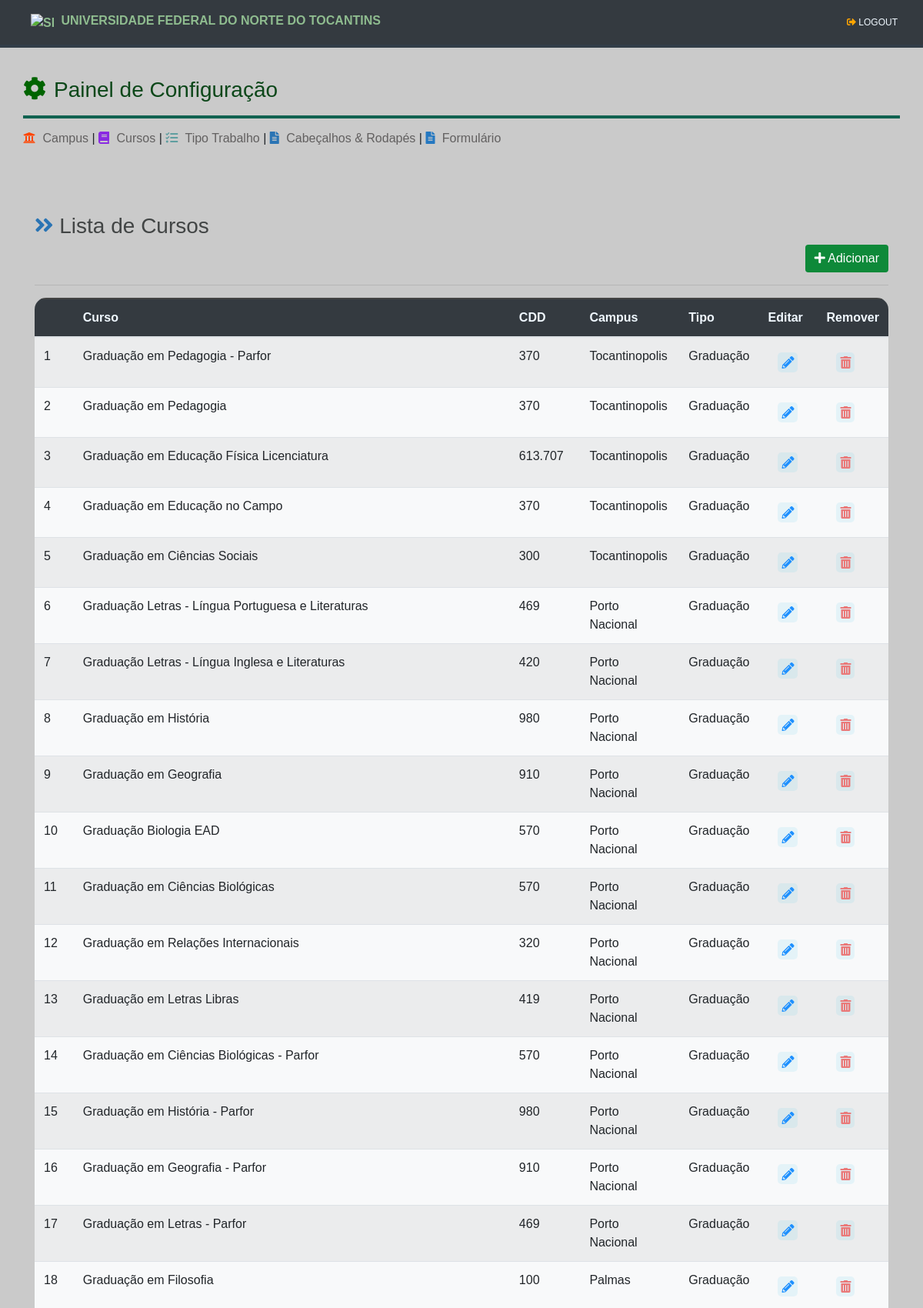
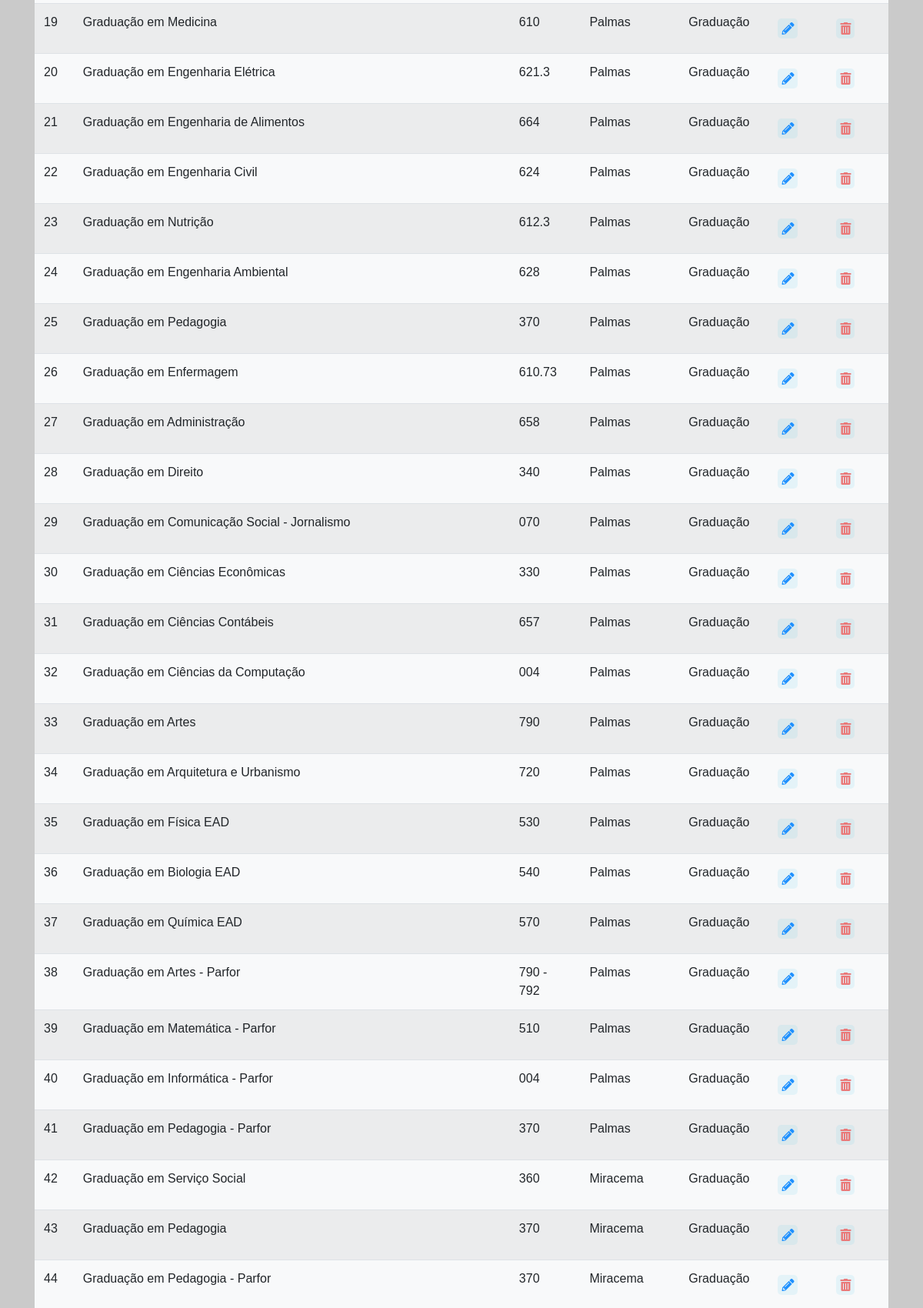
Screenshot of /cursos/ (signed in, upper part) with the database file from the repository (2 pictures, top to bottom).
### tables this page shows
CREATE TABLE curso (
                id INTEGER PRIMARY KEY AUTOINCREMENT,
                nome TEXT NOT NULL,
                cdd TEXT NOT NULL,
                campus_id INTEGER,
                tipo TEXT NOT NULL,
                ativo INTEGER DEFAULT 1,
                FOREIGN KEY (campus_id) REFERENCES campus(id) ON DELETE CASCADE       
                
            );

### routes/curso_routes.py (the view)
@curso_routes.route('/', methods=['GET', 'POST'])
@login_required
def curso_listar():
    cursos = CursoModel.get_all()
    campus = CampusModel.get_all()
    return render_template('cursos_view.html', cursos=cursos, campus=campus)

### app.py (called while the page is built)
@login_manager.user_loader
def load_user(user_id):
    return UserModel.get_user_by_id(user_id)

### data/conexao.py (called while the page is built)
def get_conexao():
    conexao = sqlite3.connect('data/gfc.db')
    return conexao

### models/base_model.py (called while the page is built)
    @classmethod
    def get_all(cls):
        if not cls.tabela:
            raise ValueError("Nome da tabela não especificado na classe derivada.")
        con = get_conexao()
        cursor = con.cursor()
        query = f'SELECT * FROM {cls.tabela}'
        cursor.execute(query)
        colunas = [coluna[0] for coluna in cursor.description]
        objetos = [cls(**dict(zip(colunas, row))) for row in cursor.fetchall()]
        con.close()
        return objetos

    @classmethod
    def get_by_id(cls, obj_id):
        if not cls.tabela:
            raise ValueError("Nome da tabela não especificado na classe derivada.")
        con = get_conexao()
        cursor = con.cursor()
        query = f'SELECT * FROM {cls.tabela} WHERE id=?'
        cursor.execute(query, (obj_id,))
        colunas = [coluna[0] for coluna in cursor.description]
        row = cursor.fetchone()
        if row:
            objeto = cls(**dict(zip(colunas, row)))
        else:
            objeto = None
        con.close()
        return objeto

### models/campus_model.py (called while the page is built)
    def __str__(self) -> str:
        return self.nome

### models/curso_model.py (called while the page is built)
    def get_campus(self):
        if self.campus_id is not None:
            return CampusModel.get_by_id(self.campus_id)
        else:
            return None

### models/user_model.py (called while the page is built)
    @staticmethod
    def get_user_by_id(user_id: int):
        con = get_conexao()
        cursor = con.cursor()
        query = 'SELECT * FROM user WHERE id=?'
        cursor.execute(query, (user_id,))
        row = cursor.fetchone()
        if row:
            user = UserModel(
                id=row[0],
                username=row[1],
                password=row[2],
                ativo=row[3],
            )
            con.close()
            return user
        else:
            con.close()
            return None

    @property
    def is_authenticated(self):
        return True if self.id is not None else False

### templates/cursos_view.html (shortened to what this page needs)
{% extends "base.html" %}
  {% block head %}
      <link rel="stylesheet" href="/static/assets/css/views/view.css" type="text/css">
  {% endblock %}
  {% block content %}
    {% include "componentes/_menu_conf.html" %}
  <div class="container">
    <div class="container">
      <div class="row">
        <h3><i class="fas fa-angle-double-right" style="color: rgb(42, 116, 180);"></i> Lista de Cursos</h3>
      </div>
      <div class="row" style="display: flex; justify-content: flex-end;">
        <button type="button" class="btn btn-primary" data-toggle="modal" data-target="#cursoModal" onclick="openModal()">
            <i class="fas fa-plus"></i> Adicionar
        </button>
      </div>
      </div>
      <hr>
      <div style="border-radius:15px; overflow: auto; padding: 0px; background-color:rgb(67, 67, 67); ">
        <table class="table table-striped bg-light" style="margin-top: 0px; padding:0px; border-top:2px solid rgb(67, 67, 67); ">
          <thead class="bg-dark" style="color: aliceblue;">
              <tr>
                  <th></th>
                  <th>Curso</th>
                  <th>CDD</th>
                  <th>Campus</th>
                  <th>Tipo</th>
                  <th>Editar</th>
                  <th>Remover</th>
              </tr>
          </thead>
          <tbody>
              {% for obj in cursos %}
                  <tr id="tr{{ obj.id }}">
                      <td>{{ loop.index }}</td>
                      <td>{{ obj.nome }}</td>
                      <td>{{ obj.cdd }}</td>
                      <td>{{ obj.get_campus() }}</td>
                      <td>{{ obj.tipo }}</td>
                      <td>
                          <a href="#">
                            <button type="button" class="btn" onclick='abrirModalEditar("{{ obj.id }}")'>
                                <i class="fas fa-pencil-alt icon" title="editar"></i>
                            </button>
                        </a>
                      </td>
                      <td>
                        <a href="#">
                          <button type="button" class="btn" onclick='abrirModalRemover("{{ obj.id }}", "{{ obj.nome }}");'>
                            <i class="fas fa-trash-alt icon-red"></i>
                          </button>
                      </a>
                      </td>
                  </tr>
              {% endfor %}
          </tbody>
      </table>
      </div>
  </div>
  {% endblock %}

### static/assets/css/main.css (style rules this page uses)
body { background-color: #cacaca; font-family:'Trebuchet MS', 'Lucida Sans Unicode', 'Lucida Grande', 'Lucida Sans', Arial, sans-serif, Tahoma, Geneva, Verdana, sans-serif; font-weight: 500; }
.container a { text-decoration: none; color: darkslategrey; }
.container { margin-top: 80px; margin-bottom: 0; }
button.btn-primary { background-color: #0e8939; border: 1px solid #034f03; text-align: center; border: #656765; }

### static/assets/css/views/view.css (style rules this page uses)
.container h3 { color:rgb(66, 69, 69); }
.icon { background-color: rgba(55, 192, 238, 0.1); border-radius: 5px; padding: 5px; color: dodgerblue; transition: 0.4s; }
.icon-red { background-color: rgba(55, 192, 238, 0.1); border-radius: 5px; padding: 5px; color: rgb(234, 121, 121); transition: 0.4s; }
table { overflow-x: auto; }

### rows the page displays
curso: nome "Graduação em Pedagogia - Parfor", cdd "370", get_campus "Tocantinopolis", tipo "Graduação"
curso: nome "Graduação em Pedagogia", cdd "370", get_campus "Tocantinopolis", tipo "Graduação"
curso: nome "Graduação em Educação Física Licenciatura", cdd "613.707", get_campus "Tocantinopolis", tipo "Graduação"
curso: nome "Graduação em Educação no Campo", cdd "370", get_campus "Tocantinopolis", tipo "Graduação"
curso: nome "Graduação em Ciências Sociais", cdd "300", get_campus "Tocantinopolis", tipo "Graduação"
curso: nome "Graduação Letras - Língua Portuguesa e Literaturas", cdd "469", get_campus "Porto Nacional", tipo "Graduação"
curso: nome "Graduação Letras - Língua Inglesa e Literaturas", cdd "420", get_campus "Porto Nacional", tipo "Graduação"
curso: nome "Graduação em História", cdd "980", get_campus "Porto Nacional", tipo "Graduação"
curso: nome "Graduação em Geografia", cdd "910", get_campus "Porto Nacional", tipo "Graduação"
curso: nome "Graduação Biologia EAD", cdd "570", get_campus "Porto Nacional", tipo "Graduação"
curso: nome "Graduação em Ciências Biológicas", cdd "570", get_campus "Porto Nacional", tipo "Graduação"
curso: nome "Graduação em Relações Internacionais", cdd "320", get_campus "Porto Nacional", tipo "Graduação"
curso: nome "Graduação em Letras Libras", cdd "419", get_campus "Porto Nacional", tipo "Graduação"
curso: nome "Graduação em Ciências Biológicas - Parfor", cdd "570", get_campus "Porto Nacional", tipo "Graduação"
curso: nome "Graduação em História - Parfor", cdd "980", get_campus "Porto Nacional", tipo "Graduação"
curso: nome "Graduação em Geografia - Parfor", cdd "910", get_campus "Porto Nacional", tipo "Graduação"
curso: nome "Graduação em Letras - Parfor", cdd "469", get_campus "Porto Nacional", tipo "Graduação"
curso: nome "Graduação em Filosofia", cdd "100", get_campus "Palmas", tipo "Graduação"
curso: nome "Graduação em Medicina", cdd "610", get_campus "Palmas", tipo "Graduação"
curso: nome "Graduação em Engenharia Elétrica", cdd "621.3", get_campus "Palmas", tipo "Graduação"
curso: nome "Graduação em Engenharia de Alimentos", cdd "664", get_campus "Palmas", tipo "Graduação"
curso: nome "Graduação em Engenharia Civil", cdd "624", get_campus "Palmas", tipo "Graduação"
curso: nome "Graduação em Nutrição", cdd "612.3", get_campus "Palmas", tipo "Graduação"
curso: nome "Graduação em Engenharia Ambiental", cdd "628", get_campus "Palmas", tipo "Graduação"
curso: nome "Graduação em Pedagogia", cdd "370", get_campus "Palmas", tipo "Graduação"
curso: nome "Graduação em Enfermagem", cdd "610.73", get_campus "Palmas", tipo "Graduação"
curso: nome "Graduação em Administração", cdd "658", get_campus "Palmas", tipo "Graduação"
curso: nome "Graduação em Direito", cdd "340", get_campus "Palmas", tipo "Graduação"
curso: nome "Graduação em Comunicação Social - Jornalismo", cdd "070", get_campus "Palmas", tipo "Graduação"
curso: nome "Graduação em Ciências Econômicas", cdd "330", get_campus "Palmas", tipo "Graduação"
curso: nome "Graduação em Ciências Contábeis", cdd "657", get_campus "Palmas", tipo "Graduação"
curso: nome "Graduação em Ciências da Computação", cdd "004", get_campus "Palmas", tipo "Graduação"
curso: nome "Graduação em Artes", cdd "790", get_campus "Palmas", tipo "Graduação"
curso: nome "Graduação em Arquitetura e Urbanismo", cdd "720", get_campus "Palmas", tipo "Graduação"
curso: nome "Graduação em Física EAD", cdd "530", get_campus "Palmas", tipo "Graduação"
curso: nome "Graduação em Biologia EAD", cdd "540", get_campus "Palmas", tipo "Graduação"
curso: nome "Graduação em Química EAD", cdd "570", get_campus "Palmas", tipo "Graduação"
curso: nome "Graduação em Artes - Parfor", cdd "790 - 792", get_campus "Palmas", tipo "Graduação"
curso: nome "Graduação em Matemática - Parfor", cdd "510", get_campus "Palmas", tipo "Graduação"
curso: nome "Graduação em Informática - Parfor", cdd "004", get_campus "Palmas", tipo "Graduação"
curso: nome "Graduação em Pedagogia - Parfor", cdd "370", get_campus "Palmas", tipo "Graduação"
curso: nome "Graduação em Serviço Social", cdd "360", get_campus "Miracema", tipo "Graduação"
curso: nome "Graduação em Pedagogia", cdd "370", get_campus "Miracema", tipo "Graduação"
curso: nome "Graduação em Pedagogia - Parfor", cdd "370", get_campus "Miracema", tipo "Graduação"
